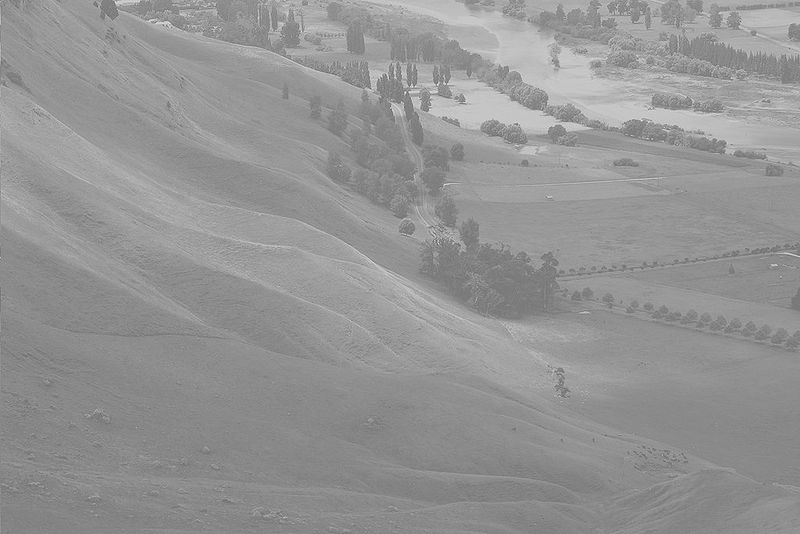
#> input picture gry.jpg, 800 x 534 px, found by its file name
$ python rotate.py
#> lines starting #> are read from the running program, lines starting #| are printed output that depends on the picture
import cv2
import math
import numpy as np


class Img:
	def __init__(self, image, rows, cols, center=[0, 0]):
		self.src = image  # 原始图像
		self.rows = rows  # 原始图像的行
		self.cols = cols  # 原始图像的列
		self.center = center  # 旋转中心，默认是[0,0]

	def Move(self, delta_x, delta_y):  # 平移
		# delta_x>0左移，delta_x<0右移
		# delta_y>0上移，delta_y<0下移
		self.transform = np.array([[1, 0, delta_x], [0, 1, delta_y], [0, 0, 1]])

	def Zoom(self, factor):  # 缩放
		# factor>1表示缩小；factor<1表示放大
		self.transform = np.array([[factor, 0, 0], [0, factor, 0], [0, 0, 1]])

	def Rotate(self, beta):  # 旋转
		# beta>0表示逆时针旋转；beta<0表示顺时针旋转
		self.transform = np.array([[math.cos(beta), -math.sin(beta), 0],
								   [math.sin(beta), math.cos(beta), 0],
								   [0, 0, 1]])

	def Process(self):
		self.dst = np.zeros((self.rows, self.cols), dtype=np.uint8)
		for i in range(self.rows):
			for j in range(self.cols):
				src_pos = np.array([i - self.center[0], j - self.center[1], 1])
				[x, y, z] = np.dot(self.transform, src_pos)
				x = int(x) + self.center[0]
				y = int(y) + self.center[1]

				if x >= self.rows or y >= self.cols or x < 0 or y < 0:
					self.dst[i][j] = 255
				else:
					self.dst[i][j] = self.src[x][y]


if __name__ == '__main__':
	src = cv2.imread('.\gry.jpg', 0)
#> src is the input picture: shape (534, 800); min 86, max 246, mean 148
	rows = src.shape[0]
#> rows = 534
	cols = src.shape[1]
#> cols = 800
	cv2.imshow('src', src)
	# cv2.waitKey(0)

	img = Img(src, rows, cols, [rows//2,cols//2])

	img.Rotate(-math.radians(45))  # 旋转
	img.Process()
#> after the loop in Process, `for i in range(self.rows):`:
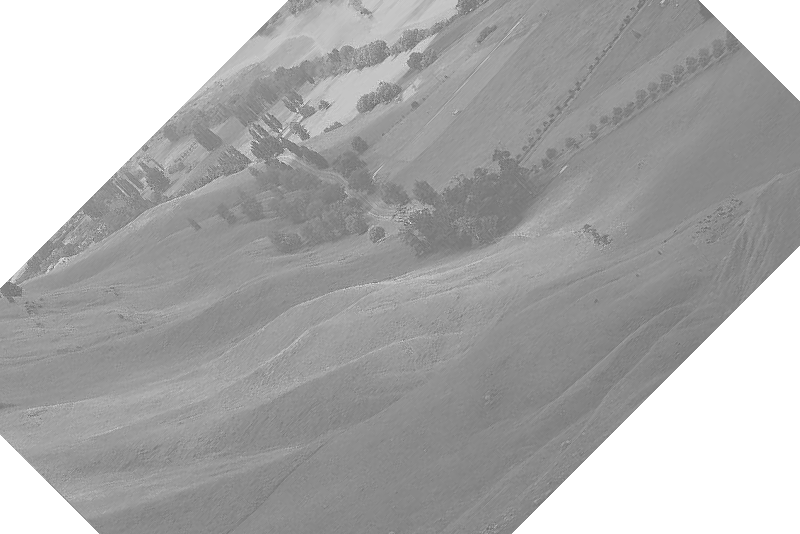
#> self.dst: shape (534, 800); min 89, max 255, mean 171.7
	cv2.imshow('rot', img.dst)
	# cv2.waitKey(0)

	img.Zoom(0.5)  # 缩放
	img.Process()
#> after the loop in Process (call 2), `for i in range(self.rows):`:
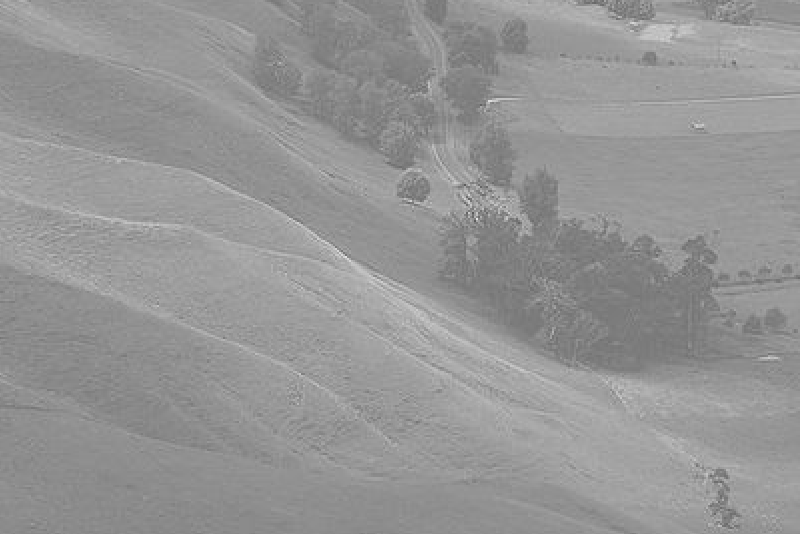
#> self.dst: shape (534, 800); min 89, max 232, mean 149
	cv2.imshow('zoom', img.dst)
	cv2.waitKey(0)
